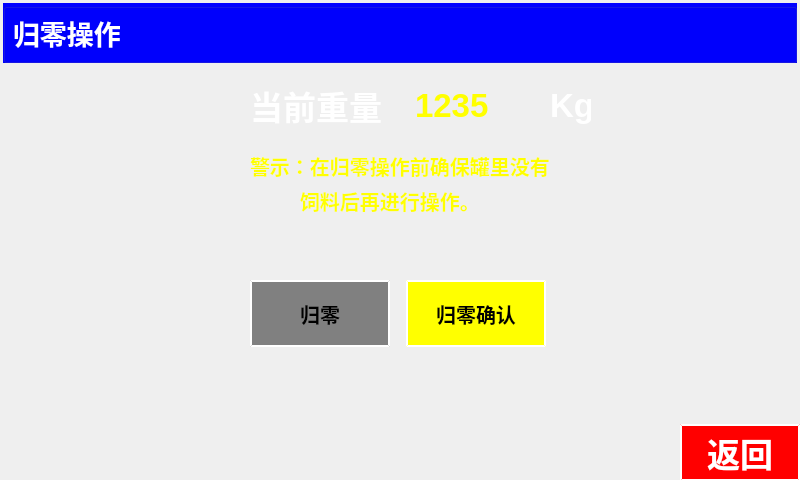
<?xml version="1.0" encoding="UTF-8"?>
<ui version="4.0">
 <class>Form_zero</class>
 <widget class="QWidget" name="Form_zero">
  <property name="geometry">
   <rect>
    <x>0</x>
    <y>0</y>
    <width>800</width>
    <height>480</height>
   </rect>
  </property>
  <property name="windowTitle">
   <string>Form</string>
  </property>
  <widget class="QGroupBox" name="groupBox">
   <property name="geometry">
    <rect>
     <x>3</x>
     <y>3</y>
     <width>794</width>
     <height>60</height>
    </rect>
   </property>
   <property name="styleSheet">
    <string notr="true">QGroupBox{ background-color:rgb(0, 0, 255);} 
QGroupBox{ margin-top:0px;}
QGroupBox:title {margin-top: 0px;}</string>
   </property>
   <property name="title">
    <string/>
   </property>
   <layout class="QGridLayout" name="gridLayout">
    <item row="0" column="1">
     <spacer name="horizontalSpacer">
      <property name="orientation">
       <enum>Qt::Horizontal</enum>
      </property>
      <property name="sizeHint" stdset="0">
       <size>
        <width>463</width>
        <height>20</height>
       </size>
      </property>
     </spacer>
    </item>
    <item row="0" column="0">
     <widget class="QLabel" name="label">
      <property name="font">
       <font>
        <pointsize>20</pointsize>
        <weight>75</weight>
        <italic>false</italic>
        <bold>true</bold>
       </font>
      </property>
      <property name="styleSheet">
       <string notr="true">QLabel{color:rgb(255, 255, 255);}</string>
      </property>
      <property name="text">
       <string>归零操作</string>
      </property>
     </widget>
    </item>
   </layout>
  </widget>
  <widget class="QPushButton" name="btn_Quit_3">
   <property name="geometry">
    <rect>
     <x>406</x>
     <y>280</y>
     <width>140</width>
     <height>67</height>
    </rect>
   </property>
   <property name="minimumSize">
    <size>
     <width>1</width>
     <height>1</height>
    </size>
   </property>
   <property name="maximumSize">
    <size>
     <width>1000</width>
     <height>1000</height>
    </size>
   </property>
   <property name="font">
    <font>
     <pointsize>15</pointsize>
     <weight>75</weight>
     <italic>false</italic>
     <bold>true</bold>
    </font>
   </property>
   <property name="styleSheet">
    <string notr="true">QPushButton { background-color:rgb(255, 255, 0);} 
QPushButton:hover { background-color: rgb(200, 200, 0); }
QPushButton {color:rgb(0, 0, 0);
                             border-style: outset;
                           	border-width: 2px;
	                         border-color: white;}
</string>
   </property>
   <property name="text">
    <string>归零确认</string>
   </property>
  </widget>
  <widget class="QPushButton" name="btn_Quit_2">
   <property name="geometry">
    <rect>
     <x>250</x>
     <y>280</y>
     <width>140</width>
     <height>67</height>
    </rect>
   </property>
   <property name="minimumSize">
    <size>
     <width>1</width>
     <height>1</height>
    </size>
   </property>
   <property name="maximumSize">
    <size>
     <width>1000</width>
     <height>1000</height>
    </size>
   </property>
   <property name="font">
    <font>
     <pointsize>15</pointsize>
     <weight>75</weight>
     <italic>false</italic>
     <bold>true</bold>
    </font>
   </property>
   <property name="styleSheet">
    <string notr="true">QPushButton { background-color:rgb(128, 128, 128);} 
QPushButton:hover { background-color: rgb(100, 100, 100); }
QPushButton {color:rgb(0, 0, 0);
                             border-style: outset;
                           	border-width: 2px;
	                         border-color: white;}
</string>
   </property>
   <property name="text">
    <string>归零</string>
   </property>
  </widget>
  <widget class="QPushButton" name="btn_Quit">
   <property name="geometry">
    <rect>
     <x>680</x>
     <y>424</y>
     <width>120</width>
     <height>57</height>
    </rect>
   </property>
   <property name="minimumSize">
    <size>
     <width>120</width>
     <height>1</height>
    </size>
   </property>
   <property name="maximumSize">
    <size>
     <width>1000</width>
     <height>1000</height>
    </size>
   </property>
   <property name="font">
    <font>
     <pointsize>25</pointsize>
     <weight>75</weight>
     <italic>false</italic>
     <bold>true</bold>
    </font>
   </property>
   <property name="styleSheet">
    <string notr="true">QPushButton { background-color:rgb(255, 0, 0);} 
QPushButton:hover { background-color: rgb(255, 50, 0); }
QPushButton {color:rgb(255, 255, 255);
                             border-style: outset;
                           	border-width: 2px;
	                         border-color: white;}
</string>
   </property>
   <property name="text">
    <string>返回</string>
   </property>
  </widget>
  <widget class="QLabel" name="label_7">
   <property name="geometry">
    <rect>
     <x>300</x>
     <y>185</y>
     <width>180</width>
     <height>31</height>
    </rect>
   </property>
   <property name="font">
    <font>
     <pointsize>15</pointsize>
     <weight>75</weight>
     <bold>true</bold>
    </font>
   </property>
   <property name="styleSheet">
    <string notr="true">QLabel{color:rgb(255, 255, 0);}</string>
   </property>
   <property name="text">
    <string>饲料后再进行操作。</string>
   </property>
  </widget>
  <widget class="QLabel" name="label_6">
   <property name="geometry">
    <rect>
     <x>250</x>
     <y>150</y>
     <width>300</width>
     <height>31</height>
    </rect>
   </property>
   <property name="font">
    <font>
     <pointsize>15</pointsize>
     <weight>75</weight>
     <bold>true</bold>
    </font>
   </property>
   <property name="styleSheet">
    <string notr="true">QLabel{color:rgb(255, 255, 0);}</string>
   </property>
   <property name="text">
    <string>警示：在归零操作前确保罐里没有</string>
   </property>
  </widget>
  <widget class="QLabel" name="label_5">
   <property name="geometry">
    <rect>
     <x>550</x>
     <y>80</y>
     <width>41</width>
     <height>51</height>
    </rect>
   </property>
   <property name="font">
    <font>
     <pointsize>25</pointsize>
     <weight>75</weight>
     <bold>true</bold>
    </font>
   </property>
   <property name="styleSheet">
    <string notr="true">QLabel{color:rgb(255, 255, 255);}</string>
   </property>
   <property name="text">
    <string>Kg</string>
   </property>
  </widget>
  <widget class="QLabel" name="label_3">
   <property name="geometry">
    <rect>
     <x>250</x>
     <y>80</y>
     <width>132</width>
     <height>50</height>
    </rect>
   </property>
   <property name="font">
    <font>
     <pointsize>25</pointsize>
     <weight>75</weight>
     <bold>true</bold>
    </font>
   </property>
   <property name="styleSheet">
    <string notr="true">QLabel{color:rgb(255, 255, 255);}</string>
   </property>
   <property name="text">
    <string>当前重量</string>
   </property>
  </widget>
  <widget class="QLabel" name="label_4">
   <property name="geometry">
    <rect>
     <x>415</x>
     <y>80</y>
     <width>75</width>
     <height>51</height>
    </rect>
   </property>
   <property name="font">
    <font>
     <pointsize>25</pointsize>
     <weight>75</weight>
     <bold>true</bold>
    </font>
   </property>
   <property name="styleSheet">
    <string notr="true">QLabel{color:rgb(255, 255, 0);}</string>
   </property>
   <property name="text">
    <string>1235</string>
   </property>
  </widget>
 </widget>
 <resources/>
 <connections>
  <connection>
   <sender>btn_Quit</sender>
   <signal>clicked()</signal>
   <receiver>Form_zero</receiver>
   <slot>close()</slot>
   <hints>
    <hint type="sourcelabel">
     <x>642</x>
     <y>355</y>
    </hint>
    <hint type="destinationlabel">
     <x>361</x>
     <y>202</y>
    </hint>
   </hints>
  </connection>
 </connections>
</ui>
